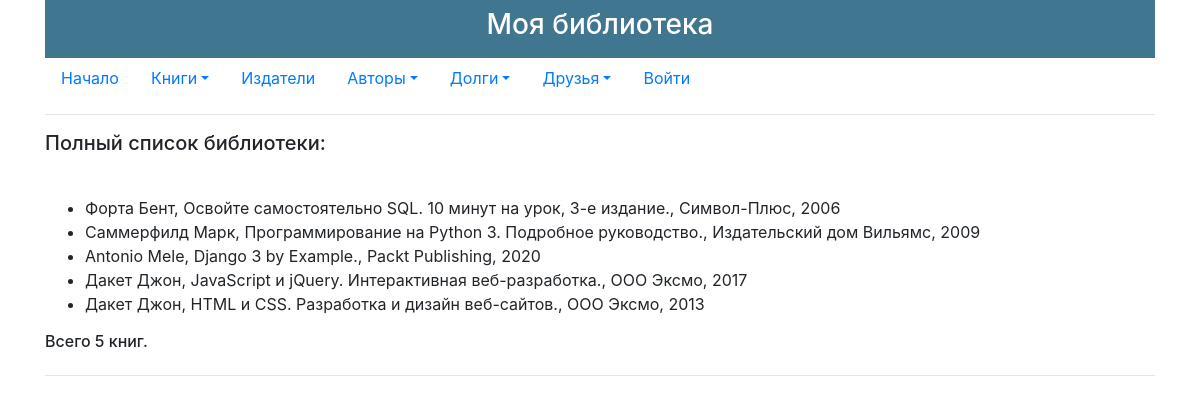
The page / on the database its author committed.
### p_library/models.py (models this page shows, shortened)
class Book(models.Model):
    ISBN = models.CharField(max_length=13)
    title = models.TextField()
    description = models.TextField()
    year_release = models.SmallIntegerField()
    copy_count = models.SmallIntegerField(default=1)
    price = models.DecimalField(default=1, decimal_places=2, max_digits=10)
    author = models.ForeignKey(Author, on_delete = models.CASCADE)
    publisher = models.ForeignKey(Publisher, on_delete = models.CASCADE, related_name='books')
    friend = models.ManyToManyField(Friend,through='BorrowBook',related_name='borrows', blank=True)

class Author(models.Model):
    full_name = models.TextField()
    birth_year = models.SmallIntegerField()
    country = models.CharField(max_length=2)

class Publisher(models.Model):
    name = models.TextField()
    description = models.TextField()
    found_date = models.SmallIntegerField()
    property_type = models.TextField(default="private")
    rating = models.SmallIntegerField(default=0)

### p_library/views.py (the view)
# urls.py: path('', views.books_list),
def books_list(request):
    template = loader.get_template('slash.html')
    books = Book.objects.all().order_by('publisher')
    book_data = {
        "title":"Моя библиотека",
        "books":books
    }
    return HttpResponse(template.render(book_data, request))

### p_library/templates/slash.html (shortened to what this page needs)
{% extends 'base.html' %}
{% block content %}
    <h5>Полный список библиотеки:</h5>
    <ul>
        {% for book in books %}
        <li>{{ book.author.full_name }}, {{ book.title }}, {{ book.publisher.name }}, {{ book.year_release }}</li>
        {% endfor %}
    </ul>
    <h6>Всего {{ books|length }} книг.</h6>
{% endblock %}

### p_library/templates/base.html (shortened to what this page needs)
<!doctype html>
{% load static %}
<html lang="en">
  <head>
    <link rel="stylesheet" href="{% static 'css/bootstrap.min.css' %}">
  </head>
  <body>
  <div class="container">
    <div class="row m-0 p-0">
        <div class="column col-12 text-center p-2" style="background-color: #417690; color: white;">
            <h3>Моя библиотека</h3>
        </div>
    </div>
    <ul class="nav nav-pills">
      <li class="nav-item">
        <a class="nav-link" href="/">Начало</a>
      </li>
      <li class="nav-item dropdown">
        <a class="nav-link dropdown-toggle" data-toggle="dropdown" href="#" role="button" aria-haspopup="true" aria-expanded="false">Книги</a>
      </li>
      <li class="nav-item">
        <a class="nav-link" href="/publishers/">Издатели</a>
      </li>
      <li class="nav-item dropdown">
        <a class="nav-link dropdown-toggle" data-toggle="dropdown" href="#" role="button" aria-haspopup="true" aria-expanded="false">Авторы</a>
      </li>
      <li class="nav-item dropdown">
        <a class="nav-link dropdown-toggle" data-toggle="dropdown" href="#" role="button" aria-haspopup="true" aria-expanded="false">Долги</a>
      </li>
      <li class="nav-item dropdown">
        <a class="nav-link dropdown-toggle" data-toggle="dropdown" href="#" role="button" aria-haspopup="true" aria-expanded="false">Друзья</a>
      </li>
      <li class="nav-item">
        <a class="nav-link" href="/admin/">Войти</a>
      </li>
    </ul>
    <hr>
    <div class="d-flex flex-column">
    {% block content %}
    {% endblock %}
    </div>
    <hr>
  </div>
  </body>
</html>

### rows shown on the page
Book: author.full_name "Форта Бент", title "Освойте самостоятельно SQL. 10 минут на урок, 3-е издание.", publisher.name "Символ-Плюс", year_release "2006"
Book: author.full_name "Саммерфилд Марк", title "Программирование на Python 3. Подробное руководство.", publisher.name "Издательский дом Вильямс", year_release "2009"
Book: author.full_name "Antonio Mele", title "Django 3 by Example.", publisher.name "Packt Publishing", year_release "2020"
Book: author.full_name "Дакет Джон", title "JavaScript и jQuery. Интерактивная веб-разработка.", publisher.name "ООО Эксмо", year_release "2017"
Book: author.full_name "Дакет Джон", title "HTML и CSS. Разработка и дизайн веб-сайтов.", publisher.name "ООО Эксмо", year_release "2013"

### other values the page prints
{{ books|length }} "5"
